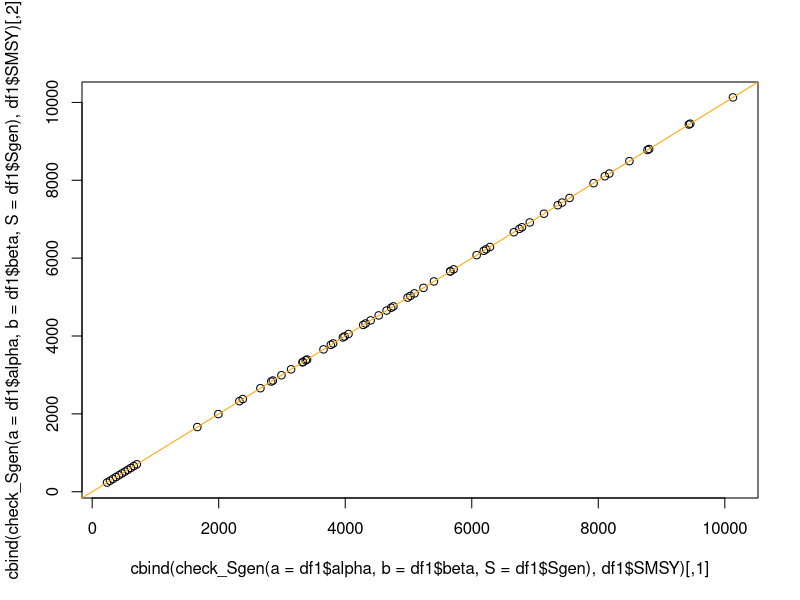
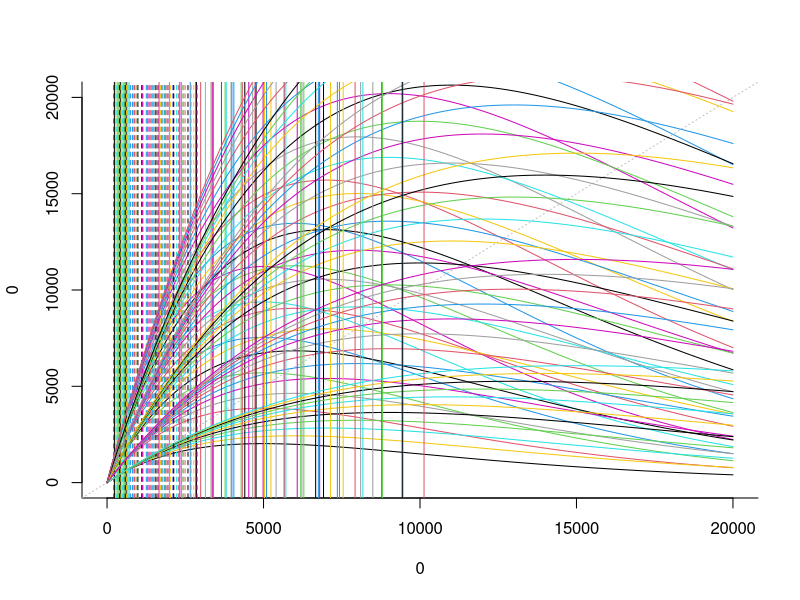
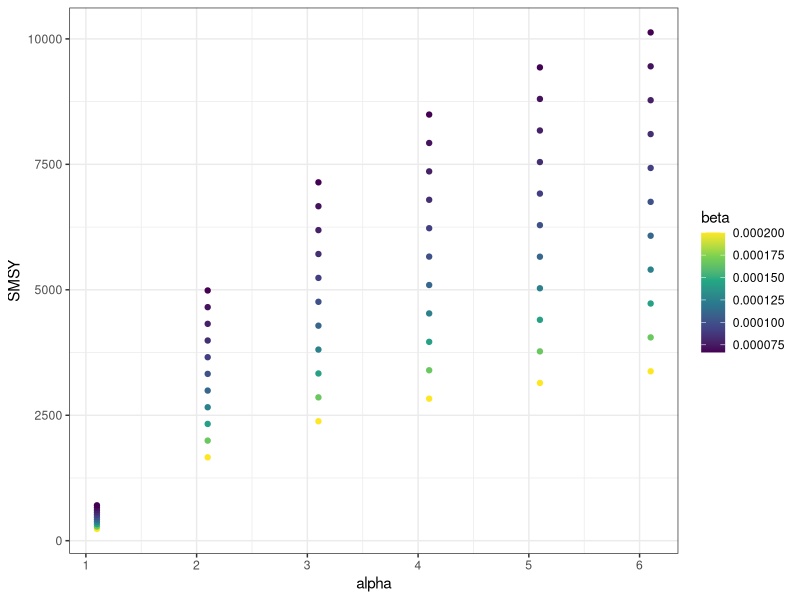
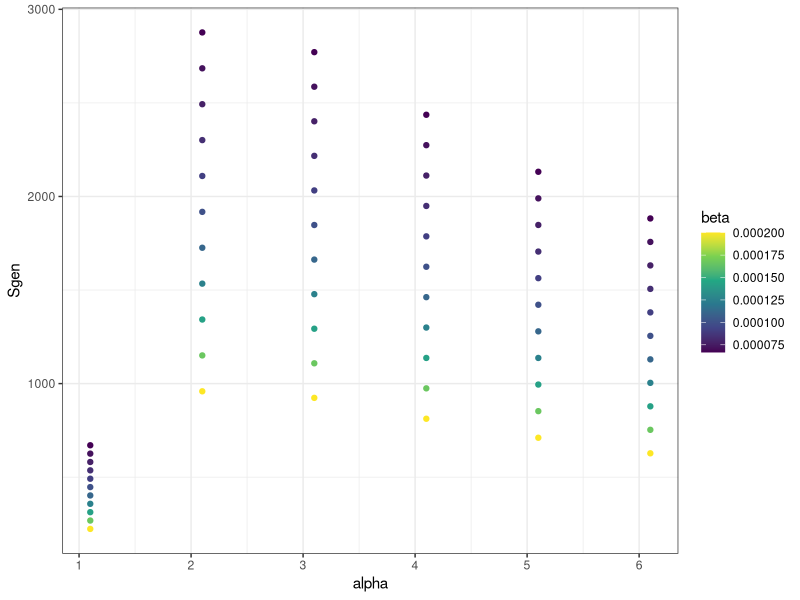
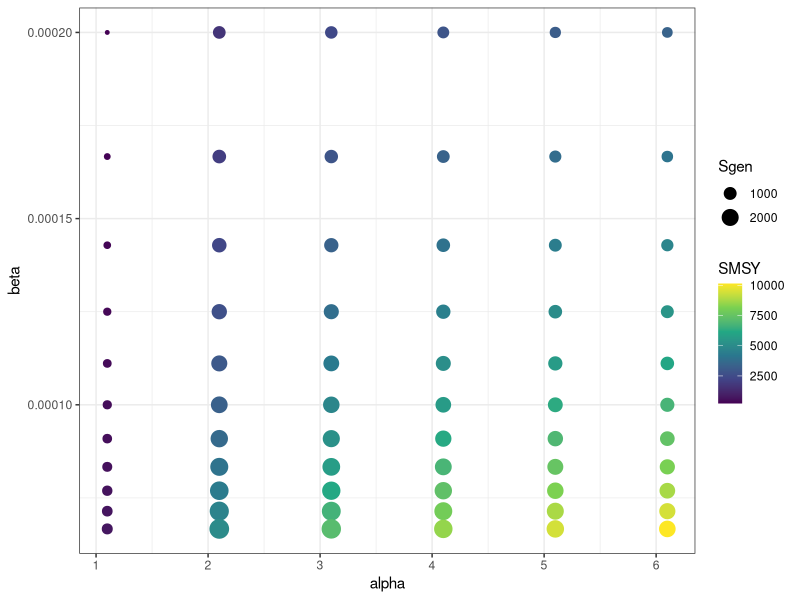
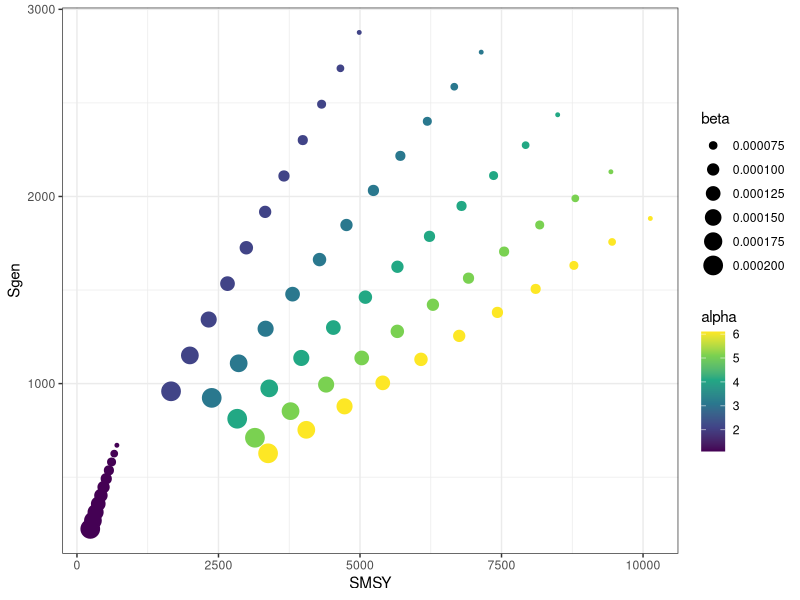

The R script that drew these images, in order:
# Compare ricker curves and SMSY values

library(ggplot2)
library(purrr)
options(scipen = 10, digits=9)

# Make series of alpha and beta values
alphas <- seq(1.1,7,by=1) # alphas centered at 2.2, +/- 50%
betas <- 1/(10000 * seq(0.5, 1.5, 0.1)) # betas centered at 1/10000 (carrying capacity =10000) with variation in carrying capacity +/- 50%
# make into a data frame
df <- expand.grid(alphas, betas)
names(df) <- c("alpha", "beta")
# generate SMSY based on alpha and beta
#df$SMSY = log(df$alpha)*(0.5-0.07*log(df$alpha))/df$beta # Hilborn and Walters equation to estimate SMSY

# function to get SMSY and Sgen from alpha and beta
get_SMSY_Sgen <- function(a, b, int_lower, int_upper) {
  SMSY <- log(a)*(0.5-0.07*log(a))/b # Hilborn and Walters equation to estimate SMSY
  fun_Sgen <- function(Sgen, a, b, SMSY) {Sgen* a * exp( - b*Sgen) - SMSY}
  Sgen <- uniroot(fun_Sgen, interval=c(int_lower, int_upper), a=a, b=b, SMSY=SMSY)$root
  est  <- data.frame(SMSY, Sgen)
  est
}
# get SMSY and Sgen in new data frame
ndf <- pmap_dfr(list(df$alpha, df$beta, 0, 1/df$beta*2), get_SMSY_Sgen)
# bind SMSY and Sgen to alpha and beta
df1 <- cbind(df, ndf)
# function to check whether Sgen is correct. Should be the spawner number 
#   that gives recruits=SMSY in one generation, no fishing
check_Sgen <- function(a,b,S) {
  a*S*exp(-b*S)
}
# yes, correctly gets to SMSY
plot(cbind(check_Sgen(a=df1$alpha, b=df1$beta, S=df1$Sgen), df1$SMSY))
abline(a=0,b=1, col="orange")

# Plot ricker curves with Sgen and SMSY
plot(type="n", bty="l", x=0, y=0, xlim=c(0,20000), ylim=c(0,20000)) 
abline(a=0, b=1, lty=3, col="gray")
#for(i in sample(1:nrow(df), size=5, replace=FALSE)) {
for(i in 1:nrow(df1)) {
  curve(df1$alpha[i]*x * exp(-df1$beta[i]*x), add=TRUE, col=i)
  abline(v=df1$Sgen[i], col=i, lty=2)
  abline(v=df1$SMSY[i], col=i)
#  text(x=1000+i*10000,y=30000, col=i, label=df$beta[i])
}

# Plot how SMSY and Sgen change with alpha and beta
if(!dir.exists("figures"))
dir.create("figures")

# SMSY
png("figures/fig_SMSY~alpha.png", width=8,height=6, units="in", res=300)
ggplot(df1, aes(x=alpha, y=SMSY, colour=beta)) +
  geom_point() +
  scale_colour_viridis_c() +
  theme_bw()
dev.off()

# Sgen
png("figures/fig_Sgen~alpha.png", width=8,height=6, units="in", res=300)
ggplot(df1, aes(x=alpha, y=Sgen, colour=beta)) +
  geom_point()+
  scale_colour_viridis_c() +
  theme_bw()
dev.off()

# Both are very sensitive to beta. SMSY is more sensitive to alpha. Sgen not very sensitive to alpha.

# All, alpha and beta axes
png("figures/fig_beta~alpha.png", width=8,height=6, units="in", res=300)
ggplot(df1, aes(x=alpha, y=beta, color=SMSY, size=Sgen)) +
  geom_point()+
  scale_colour_viridis_c() +
  theme_bw()
dev.off()

# All, Sgen and SMSY axes
png("figures/fig_Sgen~SMSY.png", width=8,height=6, units="in", res=300)
ggplot(df1, aes(x=SMSY, y=Sgen, color=alpha, size=beta)) +
  geom_point()+
  scale_colour_viridis_c() +
  theme_bw()
dev.off()

# SMSY and Sgen very sensitive to beta, alpha is secondary. 
# For given value of beta, Sgen is highest at intermediate alpha. 
